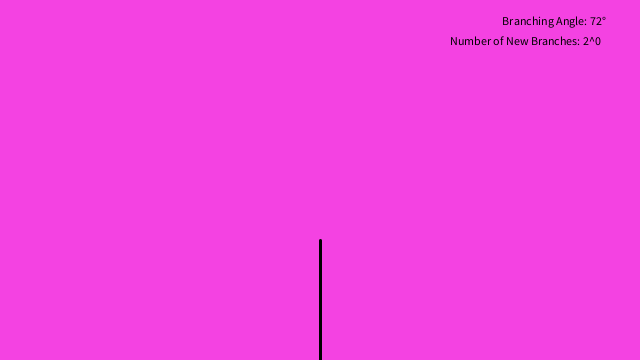
Frame 1 (no input)
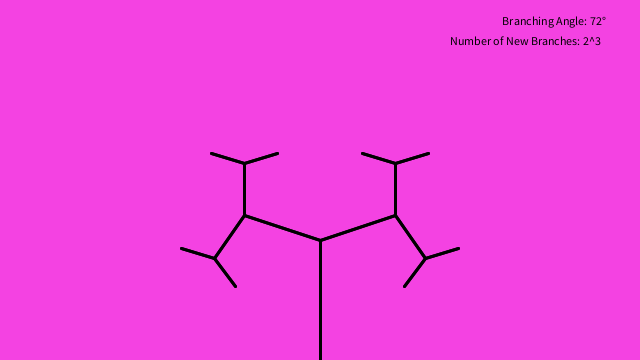
Frame 60 (the mouse pressed at the canvas centre just before this capture)
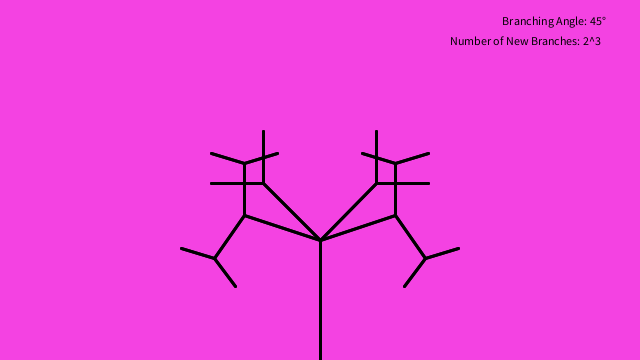
Frame 120 (the mouse held since frame 60 and released just before this capture)

The Processing sketch that drew these frames (run headless with seeded random() and noise(); from frame 60 on, the mouse is pressed at the canvas centre):

// Processing sketch: Assignment1V3
// ── Assignment1V3.pde
 /*
Meital Hoffman
Created 2/14/2019, completed 2/21/2019
Assignment 1 for 11.S195
Take 3: FINAL Version
growing recursive tree trees
Inspired by/recursion code from: https://processing.org/examples/tree.html
*/

float           theta;                  //recursive branch angle
float           h                = 120; //set branching height to 120
boolean         newTree;                //boolean whether to start a new tree
int             interval         = 500; //milliseconds interval before the next recursive branching
Tree            currentTree;            //current tree to branch
ArrayList<Tree> trees;                  //active trees
boolean         first;                  //whether this is the first tree to appear or not
color           backgroundColor;        //current background Color
color           currentTreeColor;       // current tree color - depends on background color
color[]         colors;                 //all background colors
color[]         treeColor;              //corresponding tree colors (black or white)
int             timer;                  //timer to be updated each draw() call
int             counter          = 0;   //to keep up with the timer and use for branching timing


void setup() {
  size(640, 360); //set the window size to 640 pixels x 360 pixels 
  colors           = new color[] {#f442e2, #ea3115, #2da512, #38ead2, #0d5de8, #782aed, #cc97ef, #578456, #062e38, #b6d3db};//initialize all of the background color options
  treeColor        = new color[] {0, 255, 255, 0, 255, 255, 0, 255, 255, 0};                                                //set all of the corresponding tree colors
  trees            = new ArrayList<Tree>();        //initialize the new tree arraylist
  backgroundColor  = colors[0];                    //set the initial background color to pink
  currentTreeColor = treeColor[0];                 //set the initial tree color to black
  newTree          = false;                        //newTree is false to begin since first is true  
  first            = true;
  theta            = radians(random(40, 90));      //select a random angle(within reason) to have the first tree branch at
  Tree tree        = new Tree(width/2, 240, theta);//initialize a new tree in the middle of the screen with the random branch angle
  currentTree      = tree;                         //set the current tree to the new tree just created
  trees.add(tree);                                 //add the new tree to the tree array
  textSize(12);                                    //set the text size to 12 pixels
}

void draw() {
    pushMatrix();                     //save the current transformation state
    timer = millis();                 //set the timer to the millisecond runtime clock of the program
    background(backgroundColor);      //set the background color to the current background color
    stroke(currentTreeColor);         //set the stroke color to the current tree color
    strokeWeight(3);                  //set the stroke to 3 pixels
    if (first){                       //check if this is the first tree to be made
      counter = timer + interval;     //if it is, set the counter to the timer + interval so the tree will begin to branch
      first   = false;                //set first to false, the first tree has been created
    }
    if (trees.size() > 10){           //check if there are more than 10 trees on the screen, if so, clear and start over
      trees   = new ArrayList<Tree>();//initialize a new tree list
      newTree = true;                 //set newTree to true, we need to create a new tree wherever the mouse is
    }
    if (newTree){                                 //if we need to create a new tree
      Tree tree   = new Tree(mouseX, 240, theta); //create a new tree at the current x location of the mouse and at the bottom of the screen with branch angle theta
      trees.add(tree);                            //add the new tree to the trees list
      currentTree = tree;                         //set the current tree to the new one that was just created
      newTree     = false;                        //we don't need a new tree anymore
    }
    for (Tree t: trees){
      pushMatrix();                               //save the current transformation state
      t.startTree();                              
      t.branch(t.h, t.level);
      popMatrix();                                //reset the transformation state
    }
    if (getDiffRange(timer, counter) && currentTree != null && !currentTree.branchingDone){ //check if the counter is in the interval range and the tree can continue to branch
      currentTree.incrementLevel();
      counter+=interval;
    }
    if(currentTree.branchingDone){ //if the tree is done branching, make a new one!
      float a = (mouseX / (float) width) * 90f;
      theta   = radians(a);
      newTree = true;
    }
    popMatrix();                                                        //restore transformation state
    fill(currentTreeColor);                                             //set text color to tree color
    text(" Branching Angle: " +str(int(degrees(theta))) + "°", 500, 25);//update the displayed angle
    text("Number of New Branches: 2^" +str(currentTree.level), 450, 45);//update the displayed branch level
}

/* 
function that is called at every mouse click
updates the branching angle theta according to the mouse's x location on the screen
newTree required and sets the interval forward so the new tree branches at creation
*/
void mousePressed(){
    float a = (mouseX / (float) width) * 90f;
    theta   = radians(a);
    counter = timer + interval;
    newTree = true;
 }
 /*
 function that is called at every key press
 randomly chooses a background color and the corresponding tree/text color
 */
 void keyPressed(){
     int index        = int(random(10));
     backgroundColor  = colors[index];
     currentTreeColor = treeColor[index];
   }

/*
function that takes in the current timer and count variables
checks whether they are within the set interval and returns that boolean
used to check whether to continue branching
*/
boolean getDiffRange(int timer, int count){
  if (abs(count - timer) < interval){
    return true;
  } else {
    return false;
  }
}  

// ── TRee.pde
/*
class that represents an instance of the recursive tree
*/


class Tree {
  int level;                    //keeps track of the level of the tree
  int x;                        //keep track of the start x,y location of the tree
  int y;
  float h               = 120;  //initial branch height. Constant for now but may implement feature to allow for user input
  float angle;                  //branching angle
  boolean branchingDone = false;//true iff the tree has finished branching, ie the branch height <2 pixels, usually at level 10
  
  /*
  function that creates a new instance of the TRee class
  takes in an x,y location and a branhcing angle
  starts the level of the tree at 0
  */
  Tree(int _x, int _y, float _angle) {
    level = 0;
    x     = _x;
    y     = _y;
    angle = _angle;
  }
  
  /*
  function that increments the level of the tree
  used so that the greater program is not direcly accessing the object fields
  */
  void incrementLevel(){
    level++;
  }
  
  /*
  function to start the branching of the tree
  draws the initial line to the bottom of the screen
  */
  void startTree(){
     translate(x,y);  //move to the trees x,y location
     line(0,0,0,h);   // Draw a 120 pixel line 120 to the bottom of the sceen
     branch(h, level);//let the tree branch
     }
  
  /*
  recursive function that rotates and transformation to the left and right and draws a line 2/3 of the last one
  function taken (almost identically) from https://processing.org/examples/tree.html
  added the level check and field
  */
  void branch(float h, int _level) {
    if (_level > 0) {
      h *= 0.66; // Each branch will be 2/3rds the size of the previous one
  
      // All recursive functions must have an exit condition!!!!
      // Here, ours is when the length of the branch is 2 pixels or less
    if (h > 2) {
      _level = _level -1; //decrement the level of the tree
      pushMatrix();       // Save the current state of transformation (i.e. where are we now)
      rotate(angle);      // Rotate by theta
      line(0, 0, 0, -h);  // Draw the branch
      translate(0, -h);   // Move to the end of the branch
      branch(h, _level);  // Ok, now call myself to draw two new branches!!
      popMatrix();        // Whenever we get back here, we "pop" in order to restore the previous matrix state
      
      // Repeat the same thing, only branch off to the "left" this time!
      pushMatrix();
      rotate(-angle);
      line(0, 0, 0, -h);
      translate(0, -h);
      branch(h, _level);
      popMatrix();
    } else {
      branchingDone = true;//if the height is less than 2 pixels, this tree is done branching!
      }
    }
  }
}
